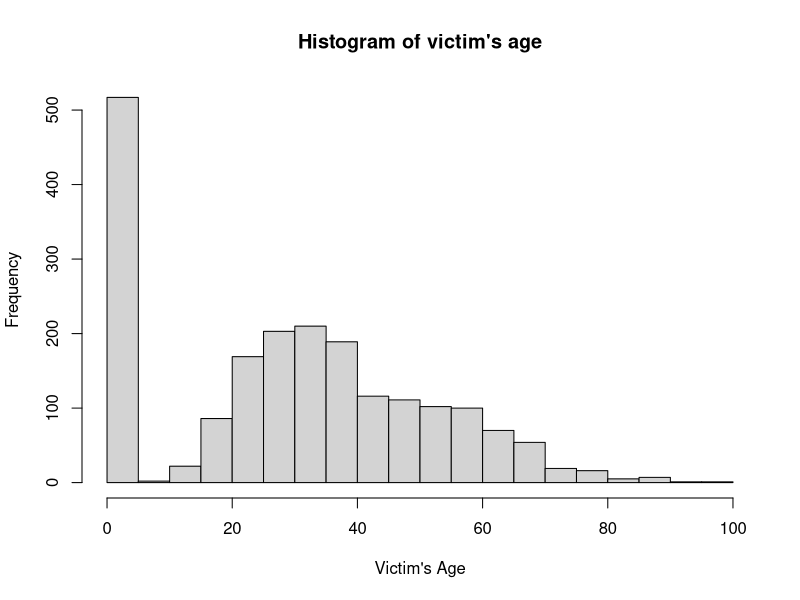
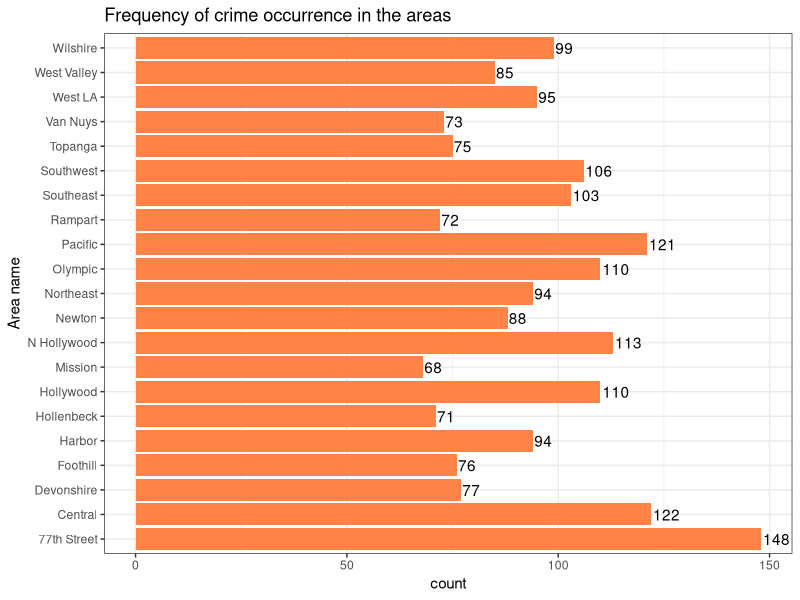
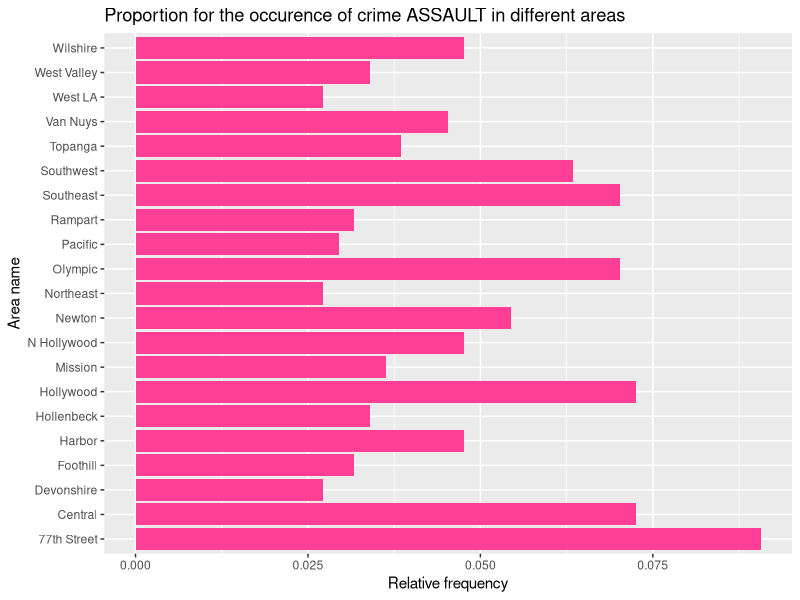
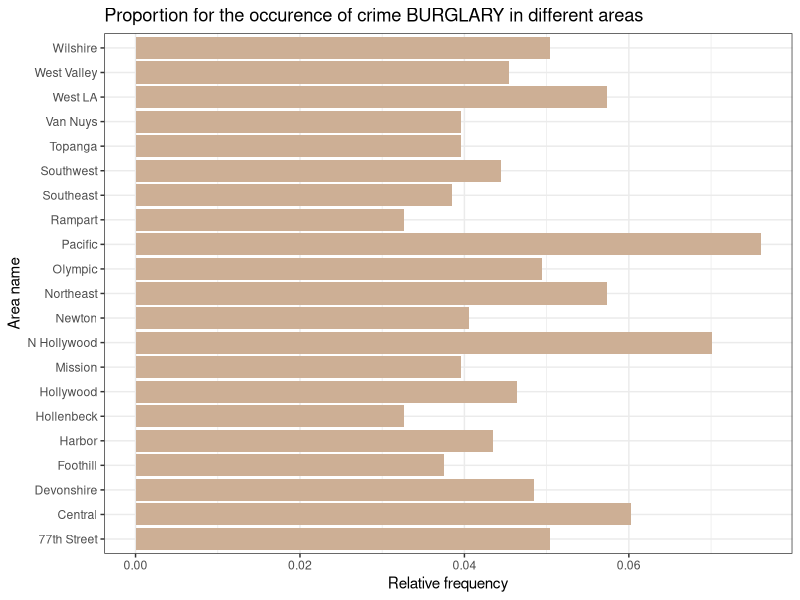
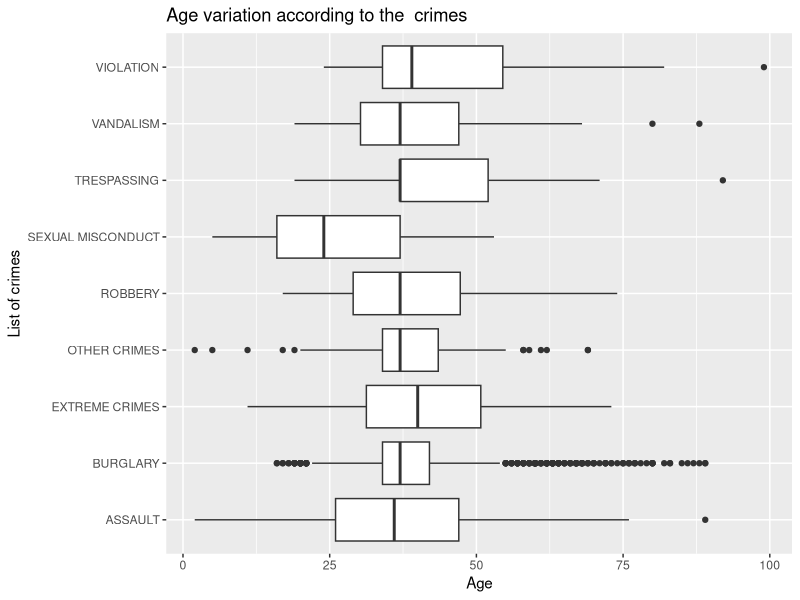
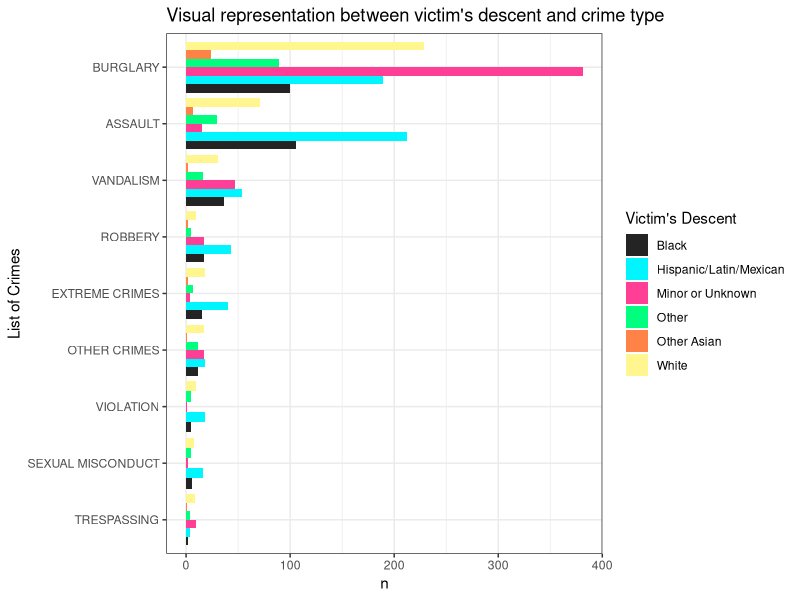
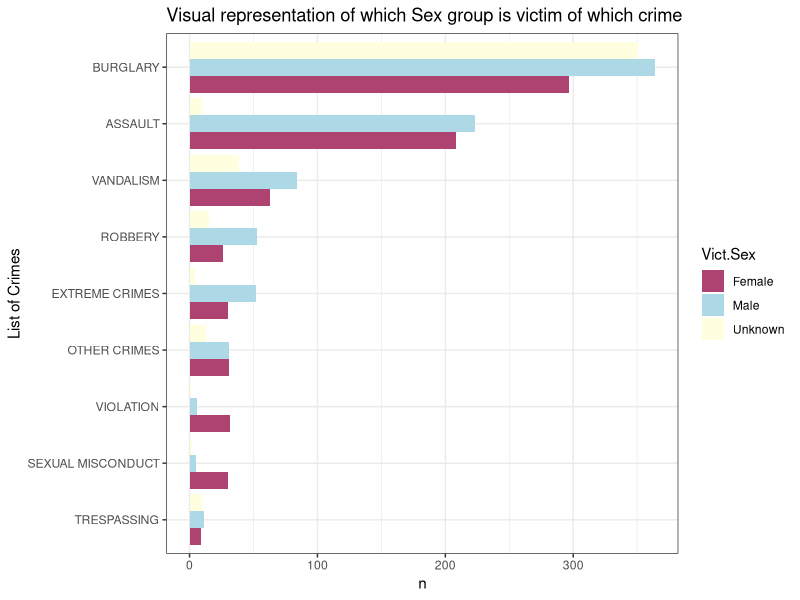
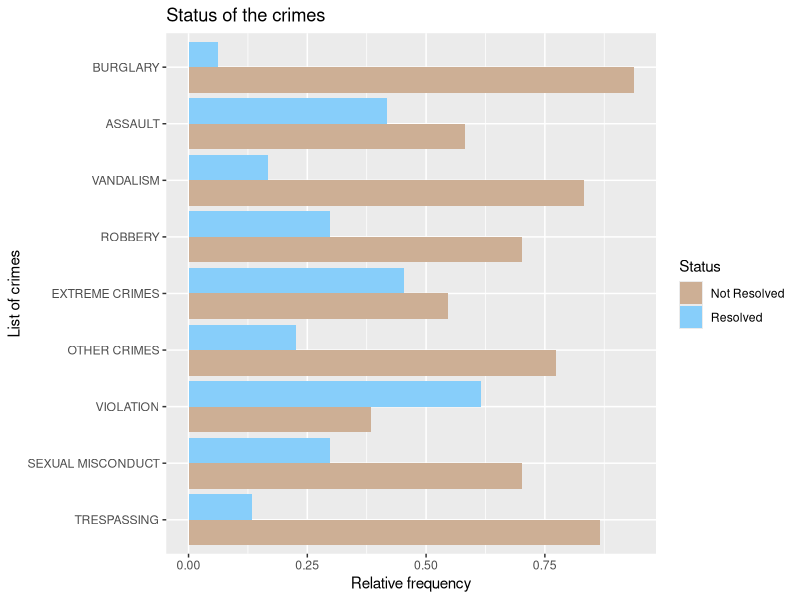

Recreate these plots in R, in order.
## ---- chunk 1
library(tidyverse)
## ---- chunk 2
data<-read.csv("Subset_data.csv")
## ---- chunk 3
length(unique(data$Crm.Cd.Desc))
## ---- chunk 4
for(i in 1:length(data$Crm.Cd.Desc)){
if(str_detect(data$Crm.Cd.Desc[i],"ASSAULT")==TRUE & 
   str_detect(data$Crm.Cd.Desc[i],"SEXUAL")!=TRUE){
  data$crime[i]<-"ASSAULT"
} else if(str_detect(data$Crm.Cd.Desc[i],"VIOLATION")==TRUE){
  data$crime[i]<-"VIOLATION"
}  else if(str_detect(data$Crm.Cd.Desc[i],"BURGLARY")==TRUE|
           str_detect(data$Crm.Cd.Desc[i],"STOLEN")==TRUE|
            str_detect(data$Crm.Cd.Desc[i],"THEFT")==TRUE){
  data$crime[i]<-"BURGLARY"
} else if(str_detect(data$Crm.Cd.Desc[i],"SEX")==TRUE|str_detect(data$Crm.Cd.Desc[i],"RAPE")==TRUE){
  data$crime[i]<-"SEXUAL MISCONDUCT"
} else if(str_detect(data$Crm.Cd.Desc[i],"VANDALISM")==TRUE){
  data$crime[i]<-"VANDALISM"
} else if(str_detect(data$Crm.Cd.Desc[i],"CRIMINAL")==TRUE|
          str_detect(data$Crm.Cd.Desc[i],"WEAPON")==TRUE|
          str_detect(data$Crm.Cd.Desc[i],"SHOTS")==TRUE|
          str_detect(data$Crm.Cd.Desc[i],"THREAT")==TRUE|
          str_detect(data$Crm.Cd.Desc[i],"KIDNAP")==TRUE){
  data$crime[i]<-"EXTREME CRIMES"
} else if(str_detect(data$Crm.Cd.Desc[i],"ROBBERY")==TRUE){
  data$crime[i]<-"ROBBERY"
} else if(str_detect(data$Crm.Cd.Desc[i],"TRESPASSING")==TRUE){
  data$crime[i]<-"TRESPASSING"
}else data$crime[i]<-"OTHER CRIMES"
}
data$Vict.Sex<-ifelse(data$Vict.Sex=="M","Male",ifelse(data$Vict.Sex=="F","Female","Unknown"))
## ---- chunk 5
knitr::kable(data %>% 
  select(Vict.Descent) %>% 
  count(Vict.Descent) %>% 
  rename("Victim descent"="Vict.Descent"))

## ---- chunk 6
data$Vict.Descent<-ifelse(data$Vict.Descent=="A","Other Asian",
                          ifelse(data$Vict.Descent=="B","Black",
                            ifelse(data$Vict.Descent=="H","Hispanic/Latin/Mexican",
                              ifelse(data$Vict.Descent=="O","Other",
                                ifelse(data$Vict.Descent == "W","White","Minor or Unknown")
                                        ))))
## ---- chunk 7
hist(data$Vict.Age,xlab ="Victim's Age",main="Histogram of victim's age",breaks =15)
## ---- chunk 8
data$Vict.Age <- ifelse(data$Vict.Age == "0", median(data$Vict.Age[data$Vict.Age!=0]),data$Vict.Age)
## ---- chunk 9
ggplot(data , aes(x = AREA.NAME)) + 
  geom_bar(fill="#FF8247") + 
  geom_text(stat='count', aes(label=..count..), hjust=-0.07,vjust= 0.5)+ coord_flip()+
  theme_bw()+
  labs(x="Area name",title="Frequency of crime occurrence in the areas")
## ---- chunk 10
knitr::kable(data %>% 
  select(crime) %>% 
  count(crime) %>% 
  rename("Crime type"="crime"))

## ---- chunk 11
data %>% 
  filter(crime=="ASSAULT") %>%
  group_by(AREA.NAME) %>% 
   tally() %>% 
  mutate(rel=prop.table(n)) %>% 
ggplot(aes(x = AREA.NAME,y=rel)) + 
  geom_col(fill="#FF3E96") + coord_flip()+
  labs(x="Area name",y="Relative frequency",title="Proportion for the occurence of crime ASSAULT in different areas")
## ---- chunk 12
data %>% 
  filter(crime=="BURGLARY") %>%
  group_by(AREA.NAME) %>% 
   tally() %>% 
  mutate(rel=prop.table(n)) %>% 
ggplot(aes(x = AREA.NAME,y=rel)) + 
  geom_col(fill="peachpuff3") + coord_flip()+
  labs(x="Area name",y="Relative frequency",title="Proportion for the occurence of crime BURGLARY in different areas")+
  theme_bw()
## ---- chunk 13
ggplot(data=data)+
  aes(x=crime,y=Vict.Age)+
  geom_boxplot()+
  labs(x="List of crimes",
       y="Age",title ="Age variation according to the  crimes")+
  coord_flip()
  
## ---- chunk 14
data %>%
  group_by(crime,Vict.Descent) %>% 
  count() %>% 
  ungroup() %>% 
      ggplot()+
        aes(x=reorder(crime,n),y=n,fill=Vict.Descent)+
        geom_col(position = "dodge")+
        coord_flip()+
          scale_fill_manual(values = c("#242424", "#00F5FF","#FF3E96" , "#00FF7F", "#FF8247", "#FFF68F"))+
          labs(x="List of Crimes",title="Visual representation between victim's descent and crime type",fill="Victim's Descent")+
          theme_bw()
## ---- chunk 15
data %>%
  group_by(crime,Vict.Sex) %>% 
  count() %>% 
  ungroup() %>% 
      ggplot()+
        aes(x=reorder(crime,n),y=n,fill=Vict.Sex)+
        geom_col(position = "dodge")+
        coord_flip()+
          scale_fill_manual(values = c("#AE4371", "lightblue", "lightyellow"))+
          labs(x="List of Crimes",title="Visual representation of which Sex group is victim of which crime")+
          theme_bw()
## ---- chunk 16
knitr::kable(data %>% 
  filter(crime=="BURGLARY") %>% 
  count(Premis.Desc) %>% 
  mutate(prop=prop.table(n)) %>% 
  filter(prop>0.030) %>% 
  select(Premis.Desc) %>% 
    rename("Premis of Burglary"="Premis.Desc"))
## ---- chunk 17
knitr::kable(data %>% 
  filter(crime=="ASSAULT") %>% 
  count(Premis.Desc) %>% 
  mutate(prop=prop.table(n)) %>% 
  filter(prop>=0.03) %>% 
  select(Premis.Desc) %>% 
    rename("Premis of Assault"="Premis.Desc"))
## ---- chunk 18
knitr::kable(data %>% 
  filter(crime=="SEXUAL MISCONDUCT") %>% 
  count(Premis.Desc) %>% 
  mutate(prop=prop.table(n)) %>% 
  filter(prop>=0.03) %>% 
  select(Premis.Desc) %>% 
    rename("Premis of Sexual Misconduct"="Premis.Desc"))
## ---- chunk 19
knitr::kable(data %>% 
  filter(crime=="EXTREME CRIMES") %>% 
  count(Premis.Desc) %>% 
  mutate(prop=prop.table(n)) %>% 
  filter(prop>=0.03) %>% 
  select(Premis.Desc) %>% 
    rename("Premis of Extreme Crimes"="Premis.Desc"))
## ---- chunk 20
weapon<-data %>% 
  filter(crime=="ASSAULT") %>% 
  count(Weapon.Desc) %>% 
  filter(n>=10) %>% 
  select(Weapon.Desc)
weapon<-weapon$Weapon.Desc  
weapon2<-data %>% 
  filter(crime=="ASSAULT",Weapon.Desc %in% weapon) %>% 
    select(Weapon.Desc,Vict.Sex)
knitr::kable(table(weapon2$Weapon.Desc,weapon2$Vict.Sex))
## ---- chunk 21
weapon<-data %>% 
  filter(crime=="SEXUAL MISCONDUCT") %>% 
  count(Weapon.Desc) %>% 
  filter(n>=10) %>% 
  select(Weapon.Desc)
weapon<-weapon$Weapon.Desc  
weapon2<-data %>% 
  filter(crime=="SEXUAL MISCONDUCT",Weapon.Desc %in% weapon) %>% 
  select(Weapon.Desc,Vict.Sex)
knitr::kable(table(weapon2$Weapon.Desc,weapon2$Vict.Sex))
## ---- chunk 22
weapon<-data %>% 
  filter(crime=="ROBBERY") %>% 
  count(Weapon.Desc) %>% 
  filter(n>=10) %>% 
  select(Weapon.Desc)
weapon<-weapon$Weapon.Desc  
weapon2<-data %>% 
  filter(crime=="ROBBERY",Weapon.Desc %in% weapon) %>% 
  select(Weapon.Desc,Vict.Sex)
knitr::kable(table(weapon2$Weapon.Desc,weapon2$Vict.Sex))
## ---- chunk 23
weapon<-data %>% 
  filter(crime=="EXTREME CRIMES") %>% 
  count(Weapon.Desc) %>% 
  filter(n>=10) %>% 
  select(Weapon.Desc)
weapon<-weapon$Weapon.Desc  
weapon2<-data %>% 
  filter(crime=="EXTREME CRIMES",Weapon.Desc %in% weapon) %>% 
  select(Weapon.Desc,Vict.Sex)
knitr::kable(table(weapon2$Weapon.Desc,weapon2$Vict.Sex))
## ---- chunk 24
data %>% 
  mutate(status=ifelse(Status.Desc=="Invest Cont","Not Resolved","Resolved")) %>% 
  select(crime,status) %>% 
  group_by(crime,status) %>%
  tally() %>% 
  mutate(rel=prop.table(n)) %>% 
  ggplot()+
  aes(x=reorder(crime,n),y=rel,fill=status) %>% 
  geom_col(position = "dodge")+
  coord_flip()+
  scale_fill_manual(values = c("peachpuff3", "lightskyblue"))+
  labs(x="List of crimes",y="Relative frequency",title="Status of the crimes",fill="Status")
